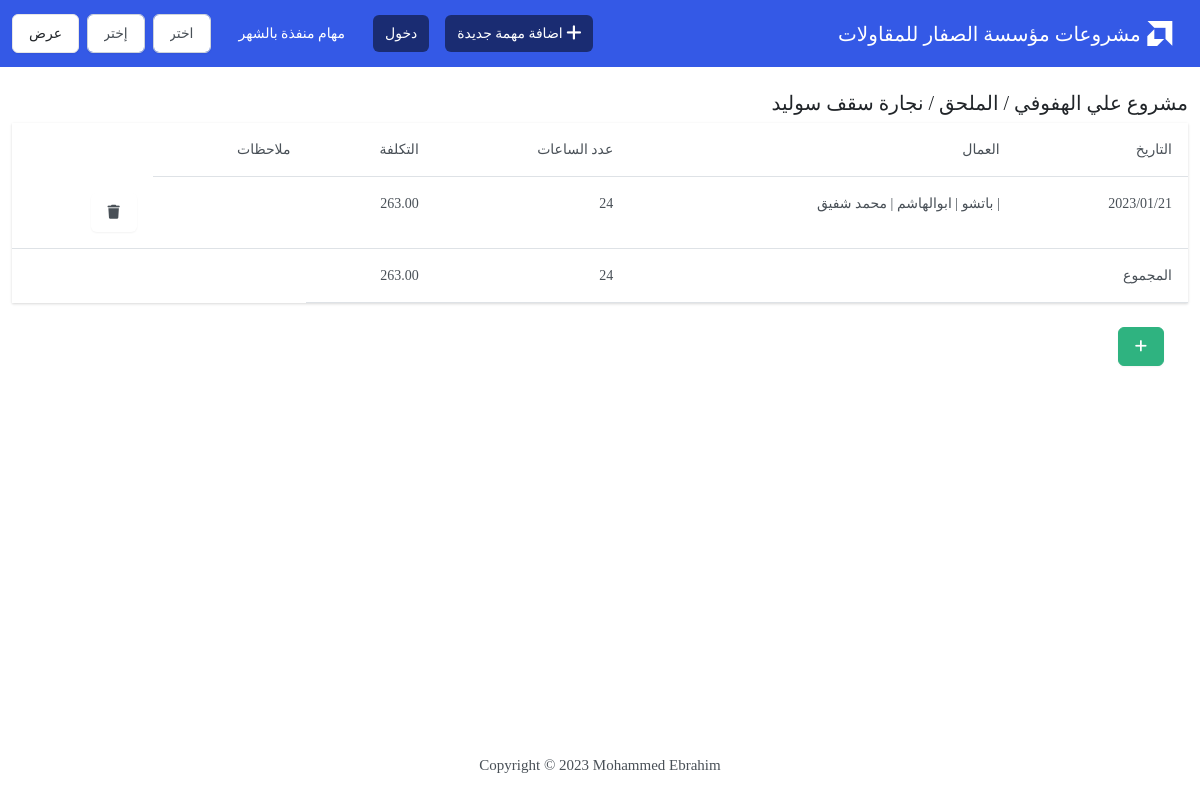
/showTimeSheet/1, run on the app's committed database.
### studens/models.py (models this page shows, shortened)
class MissionTimeSheet(models.Model):
    date = models.DateField(default=date.today, verbose_name="التاريخ")
    mission = models.ForeignKey(Mission, on_delete=models.CASCADE, verbose_name="إسم المهمة")
    employee = models.ManyToManyField(Employee, verbose_name="إسم الموظفين")
    nots = models.TextField(null=True, blank=True, verbose_name="ملاحظات")
    @property
    def employee_format(self):
        txt = ""
        for  x in self.employee.all().values_list("name"):
            txt = txt + " | " + str(x[0])
        return txt
    @property
    def employee_count(self):
        x = self.employee.all().values_list("name")
        tottal_hours = len(x) * working_hours
        return tottal_hours
    @property
    def employee_cost(self):
        employeeName =[]
        cost_employe = 0
        for employee in self.employee.all().values_list("name","salary"):
            cost_employe+= (employee[1]/30) + working_lisence_year + igama_year + insurance + electric + cars
        return f"{cost_employe:.2f}"

### studens/views.py (the view)
# urls.py: path("showTimeSheet/<int:id>", views.TimeSheet, name="showTimeSheet"),
def TimeSheet(request,id):
	lis = []
	sta = MissionTimeSheet.objects.filter(mission__id=id)
	for i in sta:
		lis.append(list(i.employee.values_list("name","salary")))
	id_ = id
	conv_list = list(lis)
	target_mission = Mission.objects.get(id = id)
	title = f"{target_mission.project_Name} / {target_mission.project_Stage_format} / {target_mission.project_Job_Type}"
	hours =[]
	costlist =[]
	for item in conv_list:
		cost = 0
		for i in item:
			cost+= (i[1]/30) + working_lisence_year + igama_year + insurance + electric + cars
		hours.append(len(item)*8)
		costlist.append(cost)
	hours = f"{sum(hours):.0f}"
	costlist = f"{sum(costlist):,.2f}"
	return render(request, "studens/showTimeSheet.html", {
		"Mission":sta,
		"hours": hours,
		"costlist":costlist,
		"id_": id_,
		"title": title,
		})

### studens/models.py (called while the page is built)
    def __str__(self):
        return self.name

    def __str__(self):
        return self.name

    def __str__(self):
        return self.name

    @property
    def project_Stage_format(self):
        title =[]
        txt = ""
        for i, x in enumerate(self.stages.all()):
            title.append(x)
            txt = txt + " " + str(title[i])
        return txt

### studens/templates/studens/showTimeSheet.html (shortened to what this page needs)
{% extends "studens/base.html" %}
{% block body %}
<h5>{{ title }}</h5>
  <table class="table">
        <thead>
          <tr>
            <th>التاريخ</th>
            <th>العمال</th>
            <th>عدد الساعات</th>
            <th>التكلفة</th>
            <th>ملاحظات</th>
          </tr>
        </thead>
        <tbody>
        {% for row in Mission %}
          <tr>
            <th>{{ row.date|date:"Y/m/d" }}</th>
              <td>{{ row.employee_format }}</td>
              <td>{{ row.employee_count }}</td>
              <td>{{ row.employee_cost }}</td>
              <td>
              </td>
              <td>
                <button type="button" class="btn btn-brimary" data-bs-toggle="modal" data-bs-target="#deleteTimeSheet{{row.id}}">
                  <i class="fa-solid fa-trash"></i>
                </button>
              </td>
          </tr>
          {% endfor %}
          <tr>
            <td>المجموع</td>
            <td></td>
            <td>{{ hours }}</td>
            <td>{{ costlist }}</td>
          </tr>
        </tbody>
      </table>
      <div class="m-4">
      <a class="btn btn-success" href="{% url 'addTimeSheet' id_ %}">
        <i class="fa-solid fa-plus"></i>
    </a>
    </div>
{% endblock %}

### studens/templates/studens/base.html (style rules this page uses)
body { font-family: 'DroidArabicKufiRegular'; font-size: 15px; }

### data on the page
MissionTimeSheet: date "2023/01/21", employee_format "| باتشو | ابوالهاشم | محمد شفيق", employee_count "24", employee_cost "263.00"

### other printed values
{{ title }} "مشروع علي الهفوفي / الملحق / نجارة سقف سوليد"
{{ hours }} "24"
{{ costlist }} "263.00"
